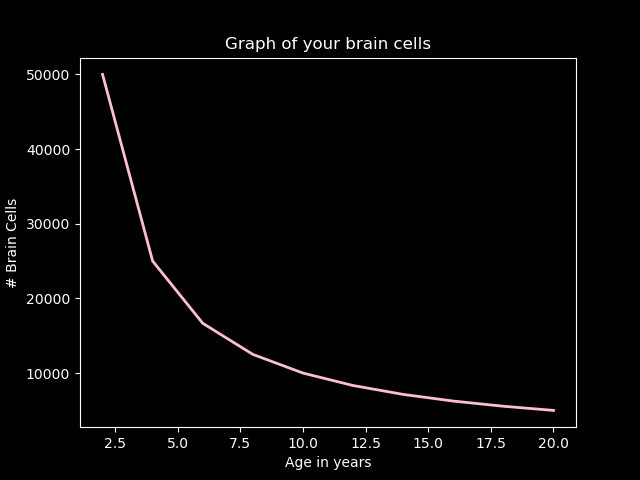

Write the Python code that produced this figure.
import matplotlib.pyplot as plt
import numpy as np

plt.style.use("dark_background")
plt.tight_layout()

def brainCellsPlot(age):
    f = lambda x: 100000/x
    fx_name = r'$f(x)=\frac{1}{x}$'
    x=np.linspace(0, age, 11)
    y=f(x)

    plt.ylabel("# Brain Cells")
    plt.xlabel("Age in years")
    plt.title("Graph of your brain cells")
    plt.plot(x, y, linewidth=2, color="pink")
    plt.savefig("brain_graph_example.png")
    plt.show()

brainCellsPlot(20)